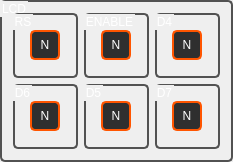
         <widget class="QGroupBox" name="groupBox_44">
          <property name="maximumSize">
           <size>
            <width>250</width>
            <height>200</height>
           </size>
          </property>
          <property name="styleSheet">
           <string notr="true">QGroupBox  {
	color: white;
	border-style: solid;	
	border-width:2px; 
	border-color:	rgb(82,82,82);
	border-radius:5px;
}
</string>
          </property>
          <property name="title">
           <string>LCD</string>
          </property>
          <layout class="QGridLayout" name="gridLayout_69">
           <item row="0" column="0">
            <widget class="QGroupBox" name="groupBox_45">
             <property name="minimumSize">
              <size>
               <width>65</width>
               <height>65</height>
              </size>
             </property>
             <property name="maximumSize">
              <size>
               <width>65</width>
               <height>65</height>
              </size>
             </property>
             <property name="styleSheet">
              <string notr="true">QGroupBox  {
	color: white;
	border-style: solid;	
	border-width:2px; 
	border-color:	rgb(82,82,82);
	border-radius:5px;
}
</string>
             </property>
             <property name="title">
              <string>RS</string>
             </property>
             <layout class="QGridLayout" name="gridLayout_48">
              <item row="0" column="0">
               <widget class="QPushButton" name="Pin_Button_29">
                <property name="enabled">
                 <bool>true</bool>
                </property>
                <property name="minimumSize">
                 <size>
                  <width>30</width>
                  <height>30</height>
                 </size>
                </property>
                <property name="maximumSize">
                 <size>
                  <width>30</width>
                  <height>30</height>
                 </size>
                </property>
                <property name="font">
                 <font>
                  <pointsize>9</pointsize>
                 </font>
                </property>
                <property name="styleSheet">
                 <string notr="true">QPushButton {
background-color:rgb(47, 47, 47);
color: rgb(255, 255, 255);
border-style: solid;
border-radius:5px;
border-width:2px; 
border-color:rgb(255, 85, 0);
}
QPushButton:hover {
border-width:3px; 
border-color:rgb(255, 115, 30);
}
QPushButton:pressed {
background-color:rgb(255, 115, 30);
border-color: rgb(255, 195, 110);
border-width: 4px;     
}
QPushButton:disabled{
background-color: rgb(255, 149, 62);
color: rgb(83, 83, 83);
border-color:rgb(83, 83, 83);
}

</string>
                </property>
                <property name="text">
                 <string>N</string>
                </property>
               </widget>
              </item>
             </layout>
            </widget>
           </item>
           <item row="0" column="1">
            <widget class="QGroupBox" name="groupBox_47">
             <property name="minimumSize">
              <size>
               <width>65</width>
               <height>65</height>
              </size>
             </property>
             <property name="maximumSize">
              <size>
               <width>65</width>
               <height>65</height>
              </size>
             </property>
             <property name="styleSheet">
              <string notr="true">QGroupBox  {
	color: white;
	border-style: solid;	
	border-width:2px; 
	border-color:	rgb(82,82,82);
	border-radius:5px;
}
</string>
             </property>
             <property name="title">
              <string>ENABLE</string>
             </property>
             <layout class="QGridLayout" name="gridLayout_50">
              <item row="0" column="0">
               <widget class="QPushButton" name="Pin_Button_30">
                <property name="enabled">
                 <bool>true</bool>
                </property>
                <property name="minimumSize">
                 <size>
                  <width>30</width>
                  <height>30</height>
                 </size>
                </property>
                <property name="maximumSize">
                 <size>
                  <width>30</width>
                  <height>30</height>
                 </size>
                </property>
                <property name="font">
                 <font>
                  <pointsize>9</pointsize>
                 </font>
                </property>
                <property name="styleSheet">
                 <string notr="true">QPushButton {
background-color:rgb(47, 47, 47);
color: rgb(255, 255, 255);
border-style: solid;
border-radius:5px;
border-width:2px; 
border-color:rgb(255, 85, 0);
}
QPushButton:hover {
border-width:3px; 
border-color:rgb(255, 115, 30);
}
QPushButton:pressed {
background-color:rgb(255, 115, 30);
border-color: rgb(255, 195, 110);
border-width: 4px;     
}
QPushButton:disabled{
background-color: rgb(255, 149, 62);
color: rgb(83, 83, 83);
border-color:rgb(83, 83, 83);
}

</string>
                </property>
                <property name="text">
                 <string>N</string>
                </property>
               </widget>
              </item>
             </layout>
            </widget>
           </item>
           <item row="0" column="2">
            <widget class="QGroupBox" name="groupBox_49">
             <property name="minimumSize">
              <size>
               <width>65</width>
               <height>65</height>
              </size>
             </property>
             <property name="maximumSize">
              <size>
               <width>65</width>
               <height>65</height>
              </size>
             </property>
             <property name="styleSheet">
              <string notr="true">QGroupBox  {
	color: white;
	border-style: solid;	
	border-width:2px; 
	border-color:	rgb(82,82,82);
	border-radius:5px;
}
</string>
             </property>
             <property name="title">
              <string>D4</string>
             </property>
             <layout class="QGridLayout" name="gridLayout_52">
              <item row="0" column="0">
               <widget class="QPushButton" name="Pin_Button_31">
                <property name="enabled">
                 <bool>true</bool>
                </property>
                <property name="minimumSize">
                 <size>
                  <width>30</width>
                  <height>30</height>
                 </size>
                </property>
                <property name="maximumSize">
                 <size>
                  <width>30</width>
                  <height>30</height>
                 </size>
                </property>
                <property name="font">
                 <font>
                  <pointsize>9</pointsize>
                 </font>
                </property>
                <property name="styleSheet">
                 <string notr="true">QPushButton {
background-color:rgb(47, 47, 47);
color: rgb(255, 255, 255);
border-style: solid;
border-radius:5px;
border-width:2px; 
border-color:rgb(255, 85, 0);
}
QPushButton:hover {
border-width:3px; 
border-color:rgb(255, 115, 30);
}
QPushButton:pressed {
background-color:rgb(255, 115, 30);
border-color: rgb(255, 195, 110);
border-width: 4px;     
}
QPushButton:disabled{
background-color: rgb(255, 149, 62);
color: rgb(83, 83, 83);
border-color:rgb(83, 83, 83);
}

</string>
                </property>
                <property name="text">
                 <string>N</string>
                </property>
               </widget>
              </item>
             </layout>
            </widget>
           </item>
           <item row="1" column="2">
            <widget class="QGroupBox" name="groupBox_46">
             <property name="minimumSize">
              <size>
               <width>65</width>
               <height>65</height>
              </size>
             </property>
             <property name="maximumSize">
              <size>
               <width>65</width>
               <height>65</height>
              </size>
             </property>
             <property name="styleSheet">
              <string notr="true">QGroupBox  {
	color: white;
	border-style: solid;	
	border-width:2px; 
	border-color:	rgb(82,82,82);
	border-radius:5px;
}
</string>
             </property>
             <property name="title">
              <string>D7</string>
             </property>
             <layout class="QGridLayout" name="gridLayout_49">
              <item row="0" column="0">
               <widget class="QPushButton" name="Pin_Button_34">
                <property name="enabled">
                 <bool>true</bool>
                </property>
                <property name="minimumSize">
                 <size>
                  <width>30</width>
                  <height>30</height>
                 </size>
                </property>
                <property name="maximumSize">
                 <size>
                  <width>30</width>
                  <height>30</height>
                 </size>
                </property>
                <property name="font">
                 <font>
                  <pointsize>9</pointsize>
                 </font>
                </property>
                <property name="styleSheet">
                 <string notr="true">QPushButton {
background-color:rgb(47, 47, 47);
color: rgb(255, 255, 255);
border-style: solid;
border-radius:5px;
border-width:2px; 
border-color:rgb(255, 85, 0);
}
QPushButton:hover {
border-width:3px; 
border-color:rgb(255, 115, 30);
}
QPushButton:pressed {
background-color:rgb(255, 115, 30);
border-color: rgb(255, 195, 110);
border-width: 4px;     
}
QPushButton:disabled{
background-color: rgb(255, 149, 62);
color: rgb(83, 83, 83);
border-color:rgb(83, 83, 83);
}

</string>
                </property>
                <property name="text">
                 <string>N</string>
                </property>
               </widget>
              </item>
             </layout>
            </widget>
           </item>
           <item row="1" column="1">
            <widget class="QGroupBox" name="groupBox_51">
             <property name="minimumSize">
              <size>
               <width>65</width>
               <height>65</height>
              </size>
             </property>
             <property name="maximumSize">
              <size>
               <width>65</width>
               <height>65</height>
              </size>
             </property>
             <property name="styleSheet">
              <string notr="true">QGroupBox  {
	color: white;
	border-style: solid;	
	border-width:2px; 
	border-color:	rgb(82,82,82);
	border-radius:5px;
}
</string>
             </property>
             <property name="title">
              <string>D5</string>
             </property>
             <layout class="QGridLayout" name="gridLayout_54">
              <item row="0" column="0">
               <widget class="QPushButton" name="Pin_Button_33">
                <property name="enabled">
                 <bool>true</bool>
                </property>
                <property name="minimumSize">
                 <size>
                  <width>30</width>
                  <height>30</height>
                 </size>
                </property>
                <property name="maximumSize">
                 <size>
                  <width>30</width>
                  <height>30</height>
                 </size>
                </property>
                <property name="font">
                 <font>
                  <pointsize>9</pointsize>
                 </font>
                </property>
                <property name="styleSheet">
                 <string notr="true">QPushButton {
background-color:rgb(47, 47, 47);
color: rgb(255, 255, 255);
border-style: solid;
border-radius:5px;
border-width:2px; 
border-color:rgb(255, 85, 0);
}
QPushButton:hover {
border-width:3px; 
border-color:rgb(255, 115, 30);
}
QPushButton:pressed {
background-color:rgb(255, 115, 30);
border-color: rgb(255, 195, 110);
border-width: 4px;     
}
QPushButton:disabled{
background-color: rgb(255, 149, 62);
color: rgb(83, 83, 83);
border-color:rgb(83, 83, 83);
}

</string>
                </property>
                <property name="text">
                 <string>N</string>
                </property>
               </widget>
              </item>
             </layout>
            </widget>
           </item>
           <item row="1" column="0">
            <widget class="QGroupBox" name="groupBox_62">
             <property name="minimumSize">
              <size>
               <width>65</width>
               <height>65</height>
              </size>
             </property>
             <property name="maximumSize">
              <size>
               <width>65</width>
               <height>65</height>
              </size>
             </property>
             <property name="styleSheet">
              <string notr="true">QGroupBox  {
	color: white;
	border-style: solid;	
	border-width:2px; 
	border-color:	rgb(82,82,82);
	border-radius:5px;
}
</string>
             </property>
             <property name="title">
              <string>D6</string>
             </property>
             <layout class="QGridLayout" name="gridLayout_56">
              <item row="0" column="0">
               <widget class="QPushButton" name="Pin_Button_32">
                <property name="enabled">
                 <bool>true</bool>
                </property>
                <property name="minimumSize">
                 <size>
                  <width>30</width>
                  <height>30</height>
                 </size>
                </property>
                <property name="maximumSize">
                 <size>
                  <width>30</width>
                  <height>30</height>
                 </size>
                </property>
                <property name="font">
                 <font>
                  <pointsize>9</pointsize>
                 </font>
                </property>
                <property name="styleSheet">
                 <string notr="true">QPushButton {
background-color:rgb(47, 47, 47);
color: rgb(255, 255, 255);
border-style: solid;
border-radius:5px;
border-width:2px; 
border-color:rgb(255, 85, 0);
}
QPushButton:hover {
border-width:3px; 
border-color:rgb(255, 115, 30);
}
QPushButton:pressed {
background-color:rgb(255, 115, 30);
border-color: rgb(255, 195, 110);
border-width: 4px;     
}
QPushButton:disabled{
background-color: rgb(255, 149, 62);
color: rgb(83, 83, 83);
border-color:rgb(83, 83, 83);
}

</string>
                </property>
                <property name="text">
                 <string>N</string>
                </property>
               </widget>
              </item>
             </layout>
            </widget>
           </item>
          </layout>
         </widget>
